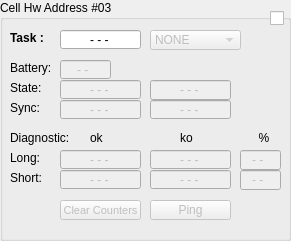
       <widget class="QGroupBox" name="groupCell_3">
        <property name="enabled">
         <bool>true</bool>
        </property>
        <property name="geometry">
         <rect>
          <x>610</x>
          <y>10</y>
          <width>291</width>
          <height>241</height>
         </rect>
        </property>
        <property name="title">
         <string>Cell Hw Address #03</string>
        </property>
        <widget class="QLabel" name="label_97">
         <property name="geometry">
          <rect>
           <x>10</x>
           <y>60</y>
           <width>40</width>
           <height>16</height>
          </rect>
         </property>
         <property name="text">
          <string>Battery:</string>
         </property>
        </widget>
        <widget class="QLineEdit" name="lineCellBattery_3">
         <property name="enabled">
          <bool>false</bool>
         </property>
         <property name="geometry">
          <rect>
           <x>60</x>
           <y>60</y>
           <width>51</width>
           <height>19</height>
          </rect>
         </property>
         <property name="layoutDirection">
          <enum>Qt::LeftToRight</enum>
         </property>
         <property name="text">
          <string>- - </string>
         </property>
         <property name="alignment">
          <set>Qt::AlignCenter</set>
         </property>
         <property name="readOnly">
          <bool>true</bool>
         </property>
        </widget>
        <widget class="QComboBox" name="comboCellTask_3">
         <property name="enabled">
          <bool>false</bool>
         </property>
         <property name="geometry">
          <rect>
           <x>150</x>
           <y>30</y>
           <width>91</width>
           <height>20</height>
          </rect>
         </property>
         <property name="sizePolicy">
          <sizepolicy hsizetype="Fixed" vsizetype="Fixed">
           <horstretch>0</horstretch>
           <verstretch>0</verstretch>
          </sizepolicy>
         </property>
         <item>
          <property name="text">
           <string>NONE</string>
          </property>
         </item>
         <item>
          <property name="text">
           <string>START</string>
          </property>
         </item>
         <item>
          <property name="text">
           <string>SPLIT #1</string>
          </property>
         </item>
         <item>
          <property name="text">
           <string>SPLIT #2</string>
          </property>
         </item>
         <item>
          <property name="text">
           <string>SPLIT #3</string>
          </property>
         </item>
         <item>
          <property name="text">
           <string>SPLIT #4</string>
          </property>
         </item>
         <item>
          <property name="text">
           <string>FINISH</string>
          </property>
         </item>
        </widget>
        <widget class="QLineEdit" name="lineCellTask_3">
         <property name="enabled">
          <bool>true</bool>
         </property>
         <property name="geometry">
          <rect>
           <x>60</x>
           <y>30</y>
           <width>81</width>
           <height>19</height>
          </rect>
         </property>
         <property name="layoutDirection">
          <enum>Qt::LeftToRight</enum>
         </property>
         <property name="autoFillBackground">
          <bool>false</bool>
         </property>
         <property name="styleSheet">
          <string notr="true"/>
         </property>
         <property name="text">
          <string>- - -</string>
         </property>
         <property name="alignment">
          <set>Qt::AlignCenter</set>
         </property>
         <property name="readOnly">
          <bool>true</bool>
         </property>
        </widget>
        <widget class="QLabel" name="label_98">
         <property name="geometry">
          <rect>
           <x>10</x>
           <y>30</y>
           <width>35</width>
           <height>16</height>
          </rect>
         </property>
         <property name="font">
          <font>
           <pointsize>9</pointsize>
           <weight>75</weight>
           <bold>true</bold>
          </font>
         </property>
         <property name="text">
          <string>Task :</string>
         </property>
        </widget>
        <widget class="QLabel" name="label_99">
         <property name="geometry">
          <rect>
           <x>10</x>
           <y>150</y>
           <width>48</width>
           <height>16</height>
          </rect>
         </property>
         <property name="text">
          <string>Long:</string>
         </property>
        </widget>
        <widget class="QLineEdit" name="lineCellDiagLongOk_3">
         <property name="enabled">
          <bool>false</bool>
         </property>
         <property name="geometry">
          <rect>
           <x>60</x>
           <y>150</y>
           <width>81</width>
           <height>19</height>
          </rect>
         </property>
         <property name="sizePolicy">
          <sizepolicy hsizetype="Fixed" vsizetype="Fixed">
           <horstretch>0</horstretch>
           <verstretch>0</verstretch>
          </sizepolicy>
         </property>
         <property name="layoutDirection">
          <enum>Qt::LeftToRight</enum>
         </property>
         <property name="text">
          <string>- - -</string>
         </property>
         <property name="alignment">
          <set>Qt::AlignCenter</set>
         </property>
         <property name="readOnly">
          <bool>true</bool>
         </property>
        </widget>
        <widget class="QLineEdit" name="lineCellDiagLongKo_3">
         <property name="enabled">
          <bool>false</bool>
         </property>
         <property name="geometry">
          <rect>
           <x>150</x>
           <y>150</y>
           <width>81</width>
           <height>19</height>
          </rect>
         </property>
         <property name="sizePolicy">
          <sizepolicy hsizetype="Fixed" vsizetype="Fixed">
           <horstretch>0</horstretch>
           <verstretch>0</verstretch>
          </sizepolicy>
         </property>
         <property name="layoutDirection">
          <enum>Qt::LeftToRight</enum>
         </property>
         <property name="text">
          <string>- - -</string>
         </property>
         <property name="alignment">
          <set>Qt::AlignCenter</set>
         </property>
         <property name="readOnly">
          <bool>true</bool>
         </property>
        </widget>
        <widget class="QCheckBox" name="checkCell_3">
         <property name="enabled">
          <bool>true</bool>
         </property>
         <property name="geometry">
          <rect>
           <x>270</x>
           <y>10</y>
           <width>16</width>
           <height>16</height>
          </rect>
         </property>
         <property name="layoutDirection">
          <enum>Qt::LeftToRight</enum>
         </property>
         <property name="text">
          <string/>
         </property>
        </widget>
        <widget class="QPushButton" name="pushCellPing_3">
         <property name="enabled">
          <bool>false</bool>
         </property>
         <property name="geometry">
          <rect>
           <x>150</x>
           <y>200</y>
           <width>81</width>
           <height>20</height>
          </rect>
         </property>
         <property name="sizePolicy">
          <sizepolicy hsizetype="Fixed" vsizetype="Fixed">
           <horstretch>0</horstretch>
           <verstretch>0</verstretch>
          </sizepolicy>
         </property>
         <property name="layoutDirection">
          <enum>Qt::RightToLeft</enum>
         </property>
         <property name="text">
          <string>Ping</string>
         </property>
        </widget>
        <widget class="QLineEdit" name="lineCellDiagLongRatio_3">
         <property name="enabled">
          <bool>false</bool>
         </property>
         <property name="geometry">
          <rect>
           <x>240</x>
           <y>150</y>
           <width>41</width>
           <height>20</height>
          </rect>
         </property>
         <property name="sizePolicy">
          <sizepolicy hsizetype="Fixed" vsizetype="Fixed">
           <horstretch>0</horstretch>
           <verstretch>0</verstretch>
          </sizepolicy>
         </property>
         <property name="layoutDirection">
          <enum>Qt::LeftToRight</enum>
         </property>
         <property name="text">
          <string>- - </string>
         </property>
         <property name="alignment">
          <set>Qt::AlignCenter</set>
         </property>
         <property name="readOnly">
          <bool>true</bool>
         </property>
        </widget>
        <widget class="QPushButton" name="pushCellClearCounters_3">
         <property name="enabled">
          <bool>false</bool>
         </property>
         <property name="geometry">
          <rect>
           <x>60</x>
           <y>200</y>
           <width>81</width>
           <height>20</height>
          </rect>
         </property>
         <property name="sizePolicy">
          <sizepolicy hsizetype="Fixed" vsizetype="Fixed">
           <horstretch>0</horstretch>
           <verstretch>0</verstretch>
          </sizepolicy>
         </property>
         <property name="font">
          <font>
           <pointsize>8</pointsize>
          </font>
         </property>
         <property name="layoutDirection">
          <enum>Qt::RightToLeft</enum>
         </property>
         <property name="text">
          <string>Clear Counters</string>
         </property>
        </widget>
        <widget class="QLabel" name="label_100">
         <property name="geometry">
          <rect>
           <x>10</x>
           <y>100</y>
           <width>48</width>
           <height>16</height>
          </rect>
         </property>
         <property name="text">
          <string>Sync:</string>
         </property>
        </widget>
        <widget class="QLineEdit" name="lineCellSynchronizedOnce_3">
         <property name="enabled">
          <bool>false</bool>
         </property>
         <property name="geometry">
          <rect>
           <x>60</x>
           <y>100</y>
           <width>81</width>
           <height>19</height>
          </rect>
         </property>
         <property name="sizePolicy">
          <sizepolicy hsizetype="Fixed" vsizetype="Fixed">
           <horstretch>0</horstretch>
           <verstretch>0</verstretch>
          </sizepolicy>
         </property>
         <property name="layoutDirection">
          <enum>Qt::LeftToRight</enum>
         </property>
         <property name="text">
          <string>- - -</string>
         </property>
         <property name="alignment">
          <set>Qt::AlignCenter</set>
         </property>
         <property name="readOnly">
          <bool>true</bool>
         </property>
        </widget>
        <widget class="QLineEdit" name="lineCellSynchronized_3">
         <property name="enabled">
          <bool>false</bool>
         </property>
         <property name="geometry">
          <rect>
           <x>150</x>
           <y>100</y>
           <width>81</width>
           <height>19</height>
          </rect>
         </property>
         <property name="sizePolicy">
          <sizepolicy hsizetype="Fixed" vsizetype="Fixed">
           <horstretch>0</horstretch>
           <verstretch>0</verstretch>
          </sizepolicy>
         </property>
         <property name="layoutDirection">
          <enum>Qt::LeftToRight</enum>
         </property>
         <property name="text">
          <string>- - -</string>
         </property>
         <property name="alignment">
          <set>Qt::AlignCenter</set>
         </property>
         <property name="readOnly">
          <bool>true</bool>
         </property>
        </widget>
        <widget class="QLabel" name="label_101">
         <property name="geometry">
          <rect>
           <x>10</x>
           <y>80</y>
           <width>51</width>
           <height>16</height>
          </rect>
         </property>
         <property name="text">
          <string>State:</string>
         </property>
        </widget>
        <widget class="QLineEdit" name="lineCellIrSinal_3">
         <property name="enabled">
          <bool>false</bool>
         </property>
         <property name="geometry">
          <rect>
           <x>60</x>
           <y>80</y>
           <width>81</width>
           <height>19</height>
          </rect>
         </property>
         <property name="layoutDirection">
          <enum>Qt::LeftToRight</enum>
         </property>
         <property name="text">
          <string>- - -</string>
         </property>
         <property name="alignment">
          <set>Qt::AlignCenter</set>
         </property>
         <property name="readOnly">
          <bool>true</bool>
         </property>
        </widget>
        <widget class="QLineEdit" name="lineCellActive_3">
         <property name="enabled">
          <bool>false</bool>
         </property>
         <property name="geometry">
          <rect>
           <x>150</x>
           <y>80</y>
           <width>81</width>
           <height>20</height>
          </rect>
         </property>
         <property name="layoutDirection">
          <enum>Qt::LeftToRight</enum>
         </property>
         <property name="text">
          <string>- - -</string>
         </property>
         <property name="alignment">
          <set>Qt::AlignCenter</set>
         </property>
         <property name="readOnly">
          <bool>true</bool>
         </property>
        </widget>
        <widget class="QLabel" name="label_113">
         <property name="geometry">
          <rect>
           <x>240</x>
           <y>130</y>
           <width>48</width>
           <height>16</height>
          </rect>
         </property>
         <property name="text">
          <string>%</string>
         </property>
         <property name="alignment">
          <set>Qt::AlignCenter</set>
         </property>
        </widget>
        <widget class="QLabel" name="label_119">
         <property name="geometry">
          <rect>
           <x>10</x>
           <y>170</y>
           <width>48</width>
           <height>16</height>
          </rect>
         </property>
         <property name="text">
          <string>Short:</string>
         </property>
        </widget>
        <widget class="QLineEdit" name="lineCellDiagShortKo_3">
         <property name="enabled">
          <bool>false</bool>
         </property>
         <property name="geometry">
          <rect>
           <x>150</x>
           <y>170</y>
           <width>81</width>
           <height>19</height>
          </rect>
         </property>
         <property name="sizePolicy">
          <sizepolicy hsizetype="Fixed" vsizetype="Fixed">
           <horstretch>0</horstretch>
           <verstretch>0</verstretch>
          </sizepolicy>
         </property>
         <property name="layoutDirection">
          <enum>Qt::LeftToRight</enum>
         </property>
         <property name="text">
          <string>- - -</string>
         </property>
         <property name="alignment">
          <set>Qt::AlignCenter</set>
         </property>
         <property name="readOnly">
          <bool>true</bool>
         </property>
        </widget>
        <widget class="QLineEdit" name="lineCellDiagShortOk_3">
         <property name="enabled">
          <bool>false</bool>
         </property>
         <property name="geometry">
          <rect>
           <x>60</x>
           <y>170</y>
           <width>81</width>
           <height>19</height>
          </rect>
         </property>
         <property name="sizePolicy">
          <sizepolicy hsizetype="Fixed" vsizetype="Fixed">
           <horstretch>0</horstretch>
           <verstretch>0</verstretch>
          </sizepolicy>
         </property>
         <property name="layoutDirection">
          <enum>Qt::LeftToRight</enum>
         </property>
         <property name="text">
          <string>- - -</string>
         </property>
         <property name="alignment">
          <set>Qt::AlignCenter</set>
         </property>
         <property name="readOnly">
          <bool>true</bool>
         </property>
        </widget>
        <widget class="QLineEdit" name="lineCellDiagShortRatio_3">
         <property name="enabled">
          <bool>false</bool>
         </property>
         <property name="geometry">
          <rect>
           <x>240</x>
           <y>170</y>
           <width>41</width>
           <height>20</height>
          </rect>
         </property>
         <property name="sizePolicy">
          <sizepolicy hsizetype="Fixed" vsizetype="Fixed">
           <horstretch>0</horstretch>
           <verstretch>0</verstretch>
          </sizepolicy>
         </property>
         <property name="layoutDirection">
          <enum>Qt::LeftToRight</enum>
         </property>
         <property name="text">
          <string>- - </string>
         </property>
         <property name="alignment">
          <set>Qt::AlignCenter</set>
         </property>
         <property name="readOnly">
          <bool>true</bool>
         </property>
        </widget>
        <widget class="QLabel" name="label_102">
         <property name="geometry">
          <rect>
           <x>10</x>
           <y>130</y>
           <width>61</width>
           <height>16</height>
          </rect>
         </property>
         <property name="text">
          <string>Diagnostic:</string>
         </property>
        </widget>
        <widget class="QLabel" name="label_103">
         <property name="geometry">
          <rect>
           <x>90</x>
           <y>130</y>
           <width>31</width>
           <height>16</height>
          </rect>
         </property>
         <property name="text">
          <string>ok</string>
         </property>
        </widget>
        <widget class="QLabel" name="label_104">
         <property name="geometry">
          <rect>
           <x>180</x>
           <y>130</y>
           <width>31</width>
           <height>16</height>
          </rect>
         </property>
         <property name="text">
          <string>ko</string>
         </property>
        </widget>
       </widget>
